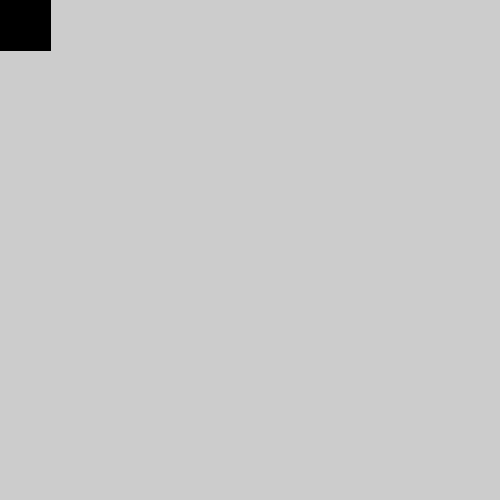
Frame 1 (no input)
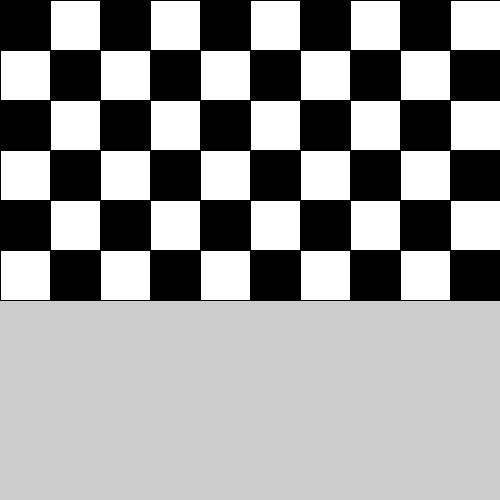
Frame 60 (the mouse pressed at the canvas centre just before this capture)
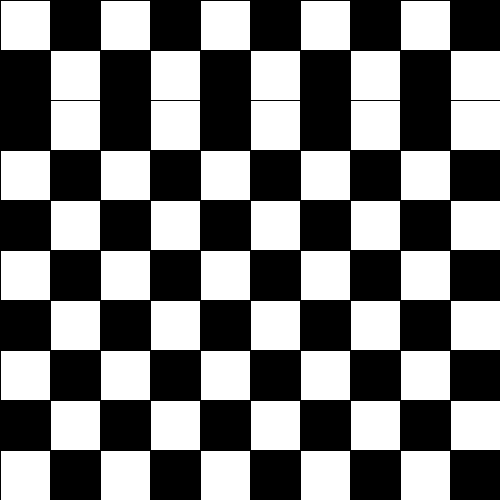
Frame 120 (the mouse held since frame 60 and released just before this capture)

The Processing sketch that drew these frames (run headless with seeded random() and noise(); from frame 60 on, the mouse is pressed at the canvas centre):

// Processing sketch: chess
// ── chess.pde
int rectWidth=50;
int positionX=0;
int positionY=0;


boolean fill=true;

void setup() {
  size(500, 500);
}

void draw() {
  if (fill) {
    fill(0);
  } else {
    fill(255);
  }
  rect(positionX, positionY, rectWidth, rectWidth);
  positionX+=rectWidth;

  if (positionX>width-rectWidth) {
    positionX=0;
    positionY+=rectWidth;
    fill=!fill;
  }
  
  fill=!fill;

  if (positionY>height-rectWidth) {
    positionY=0;
    fill=!fill;
  }
}
